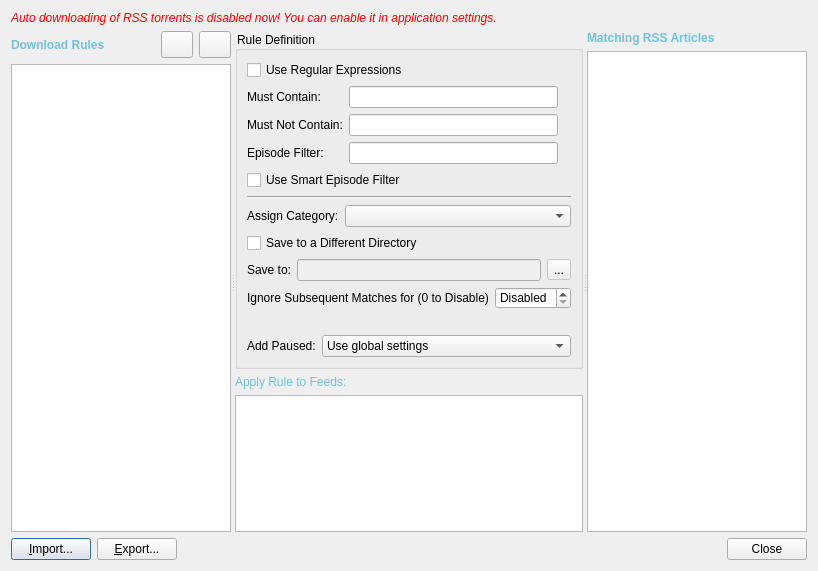
<?xml version="1.0" encoding="UTF-8"?>
<ui version="4.0">
 <class>AutomatedRssDownloader</class>
 <widget class="QDialog" name="AutomatedRssDownloader">
  <property name="geometry">
   <rect>
    <x>0</x>
    <y>0</y>
    <width>818</width>
    <height>571</height>
   </rect>
  </property>
  <property name="windowTitle">
   <string>RSS Downloader</string>
  </property>
  <layout class="QVBoxLayout" name="verticalLayout_5">
   <item>
    <widget class="QLabel" name="labelWarn">
     <property name="font">
      <font>
       <italic>true</italic>
      </font>
     </property>
     <property name="styleSheet">
      <string notr="true">color: red;</string>
     </property>
     <property name="text">
      <string>Auto downloading of RSS torrents is disabled now! You can enable it in application settings.</string>
     </property>
     <property name="wordWrap">
      <bool>true</bool>
     </property>
    </widget>
   </item>
   <item>
    <widget class="QSplitter" name="hsplitter">
     <property name="sizePolicy">
      <sizepolicy hsizetype="Expanding" vsizetype="Expanding">
       <horstretch>0</horstretch>
       <verstretch>0</verstretch>
      </sizepolicy>
     </property>
     <property name="orientation">
      <enum>Qt::Horizontal</enum>
     </property>
     <widget class="QWidget" name="layoutWidget">
      <layout class="QVBoxLayout" name="verticalLayout_3">
       <item>
        <layout class="QHBoxLayout" name="horizontalLayout_2">
         <item>
          <widget class="QLabel" name="label">
           <property name="font">
            <font>
             <weight>75</weight>
             <bold>true</bold>
            </font>
           </property>
           <property name="styleSheet">
            <string notr="true">color: rgb(111, 195, 223);</string>
           </property>
           <property name="text">
            <string>Download Rules</string>
           </property>
          </widget>
         </item>
         <item>
          <widget class="QToolButton" name="removeRuleBtn">
           <property name="iconSize">
            <size>
             <width>24</width>
             <height>20</height>
            </size>
           </property>
          </widget>
         </item>
         <item>
          <widget class="QToolButton" name="addRuleBtn">
           <property name="iconSize">
            <size>
             <width>24</width>
             <height>20</height>
            </size>
           </property>
          </widget>
         </item>
        </layout>
       </item>
       <item>
        <widget class="QListWidget" name="listRules">
         <property name="contextMenuPolicy">
          <enum>Qt::CustomContextMenu</enum>
         </property>
        </widget>
       </item>
      </layout>
     </widget>
     <widget class="QWidget" name="layoutWidget1">
      <layout class="QVBoxLayout" name="verticalLayout_4">
       <item>
        <widget class="QGroupBox" name="ruleDefBox">
         <property name="styleSheet">
          <string notr="true">background-image: url(:/icons/frame_bg.png);
color: rgb(0, 0, 0);</string>
         </property>
         <property name="title">
          <string>Rule Definition</string>
         </property>
         <layout class="QVBoxLayout" name="verticalLayout_6">
          <item>
           <widget class="QCheckBox" name="checkRegex">
            <property name="text">
             <string>Use Regular Expressions</string>
            </property>
           </widget>
          </item>
          <item>
           <layout class="QGridLayout" name="gridLayout">
            <item row="0" column="0">
             <widget class="QLabel" name="label_4">
              <property name="text">
               <string>Must Contain:</string>
              </property>
             </widget>
            </item>
            <item row="1" column="0">
             <widget class="QLabel" name="label_5">
              <property name="text">
               <string>Must Not Contain:</string>
              </property>
             </widget>
            </item>
            <item row="2" column="0">
             <widget class="QLabel" name="lblEFilter">
              <property name="text">
               <string>Episode Filter:</string>
              </property>
             </widget>
            </item>
            <item row="2" column="2">
             <widget class="QLabel" name="lblEFilterStat">
              <property name="maximumSize">
               <size>
                <width>18</width>
                <height>18</height>
               </size>
              </property>
             </widget>
            </item>
            <item row="1" column="2">
             <widget class="QLabel" name="labelMustNotStat">
              <property name="maximumSize">
               <size>
                <width>18</width>
                <height>18</height>
               </size>
              </property>
             </widget>
            </item>
            <item row="0" column="1">
             <widget class="QLineEdit" name="lineContains"/>
            </item>
            <item row="0" column="2">
             <widget class="QLabel" name="labelMustStat">
              <property name="maximumSize">
               <size>
                <width>18</width>
                <height>18</height>
               </size>
              </property>
             </widget>
            </item>
            <item row="2" column="2">
             <widget class="QLabel" name="labelEpFilterStat">
              <property name="maximumSize">
               <size>
                <width>18</width>
                <height>18</height>
               </size>
              </property>
             </widget>
            </item>
            <item row="1" column="1">
             <widget class="QLineEdit" name="lineNotContains"/>
            </item>
            <item row="2" column="1">
             <widget class="QLineEdit" name="lineEFilter"/>
            </item>
           </layout>
          </item>
          <item>
           <widget class="QCheckBox" name="checkSmart">
            <property name="toolTip">
             <string>Smart Episode Filter will check the episode number to prevent downloading of duplicates.
Supports the formats: S01E01, 1x1, 2017.01.01 and 01.01.2017 (Date formats also support - as a separator)</string>
            </property>
            <property name="text">
             <string>Use Smart Episode Filter</string>
            </property>
           </widget>
          </item>
          <item>
           <widget class="Line" name="line">
            <property name="orientation">
             <enum>Qt::Horizontal</enum>
            </property>
           </widget>
          </item>
          <item>
           <layout class="QHBoxLayout" name="horizontalLayout_3">
            <item>
             <widget class="QLabel" name="label_7">
              <property name="sizePolicy">
               <sizepolicy hsizetype="Fixed" vsizetype="Preferred">
                <horstretch>0</horstretch>
                <verstretch>0</verstretch>
               </sizepolicy>
              </property>
              <property name="text">
               <string>Assign Category:</string>
              </property>
             </widget>
            </item>
            <item>
             <widget class="QComboBox" name="comboCategory">
              <property name="editable">
               <bool>false</bool>
              </property>
             </widget>
            </item>
           </layout>
          </item>
          <item>
           <widget class="QCheckBox" name="checkBoxSaveDiffDir">
            <property name="text">
             <string>Save to a Different Directory</string>
            </property>
           </widget>
          </item>
          <item>
           <layout class="QHBoxLayout" name="horizontalLayout_5">
            <item>
             <widget class="QLabel" name="label_6">
              <property name="enabled">
               <bool>false</bool>
              </property>
              <property name="text">
               <string>Save to:</string>
              </property>
             </widget>
            </item>
            <item>
             <widget class="QLineEdit" name="lineSavePath">
              <property name="enabled">
               <bool>false</bool>
              </property>
             </widget>
            </item>
            <item>
             <widget class="QToolButton" name="browseSP">
              <property name="enabled">
               <bool>false</bool>
              </property>
              <property name="text">
               <string notr="true">...</string>
              </property>
             </widget>
            </item>
           </layout>
          </item>
          <item>
           <layout class="QHBoxLayout" name="horizontalLayout_8">
            <item>
             <widget class="QLabel" name="lblIgnoreDays">
              <property name="text">
               <string comment="... X days">Ignore Subsequent Matches for (0 to Disable)</string>
              </property>
             </widget>
            </item>
            <item>
             <widget class="QSpinBox" name="spinIgnorePeriod">
              <property name="enabled">
               <bool>true</bool>
              </property>
              <property name="specialValueText">
               <string>Disabled</string>
              </property>
              <property name="suffix">
               <string> days</string>
              </property>
              <property name="minimum">
               <number>0</number>
              </property>
              <property name="maximum">
               <number>365</number>
              </property>
             </widget>
            </item>
           </layout>
          </item>
          <item>
           <widget class="QLabel" name="lblLastMatch">
            <property name="enabled">
             <bool>true</bool>
            </property>
            <property name="alignment">
             <set>Qt::AlignRight|Qt::AlignTrailing|Qt::AlignVCenter</set>
            </property>
           </widget>
          </item>
          <item>
           <layout class="QHBoxLayout" name="horizontalLayout_9">
            <item>
             <widget class="QLabel" name="lblAddPaused">
              <property name="sizePolicy">
               <sizepolicy hsizetype="Fixed" vsizetype="Preferred">
                <horstretch>0</horstretch>
                <verstretch>0</verstretch>
               </sizepolicy>
              </property>
              <property name="text">
               <string>Add Paused:</string>
              </property>
             </widget>
            </item>
            <item>
             <widget class="QComboBox" name="comboAddPaused">
              <item>
               <property name="text">
                <string>Use global settings</string>
               </property>
              </item>
              <item>
               <property name="text">
                <string>Always</string>
               </property>
              </item>
              <item>
               <property name="text">
                <string>Never</string>
               </property>
              </item>
             </widget>
            </item>
           </layout>
          </item>
         </layout>
        </widget>
       </item>
       <item>
        <layout class="QVBoxLayout" name="verticalLayout">
         <item>
          <widget class="QLabel" name="lblListFeeds">
           <property name="font">
            <font>
             <weight>50</weight>
             <bold>false</bold>
            </font>
           </property>
           <property name="styleSheet">
            <string notr="true">color: rgb(111, 195, 223);</string>
           </property>
           <property name="text">
            <string>Apply Rule to Feeds:</string>
           </property>
          </widget>
         </item>
         <item>
          <widget class="QListWidget" name="listFeeds"/>
         </item>
        </layout>
       </item>
      </layout>
     </widget>
     <widget class="QWidget" name="layoutWidget2">
      <layout class="QVBoxLayout" name="verticalLayout_2">
       <item>
        <widget class="QLabel" name="label_3">
         <property name="font">
          <font>
           <weight>75</weight>
           <bold>true</bold>
          </font>
         </property>
         <property name="styleSheet">
          <string notr="true">color: rgb(111, 195, 223);</string>
         </property>
         <property name="text">
          <string>Matching RSS Articles</string>
         </property>
        </widget>
       </item>
       <item>
        <widget class="QTreeWidget" name="treeMatchingArticles">
         <attribute name="headerVisible">
          <bool>false</bool>
         </attribute>
         <column>
          <property name="text">
           <string notr="true">1</string>
          </property>
         </column>
        </widget>
       </item>
      </layout>
     </widget>
    </widget>
   </item>
   <item>
    <layout class="QHBoxLayout" name="horizontalLayout_4">
     <item>
      <widget class="QPushButton" name="importBtn">
       <property name="enabled">
        <bool>true</bool>
       </property>
       <property name="text">
        <string>&amp;Import...</string>
       </property>
      </widget>
     </item>
     <item>
      <widget class="QPushButton" name="exportBtn">
       <property name="enabled">
        <bool>true</bool>
       </property>
       <property name="text">
        <string>&amp;Export...</string>
       </property>
      </widget>
     </item>
     <item>
      <widget class="QDialogButtonBox" name="buttonBox">
       <property name="focusPolicy">
        <enum>Qt::StrongFocus</enum>
       </property>
       <property name="standardButtons">
        <set>QDialogButtonBox::Close</set>
       </property>
      </widget>
     </item>
    </layout>
   </item>
  </layout>
 </widget>
 <tabstops>
  <tabstop>removeRuleBtn</tabstop>
  <tabstop>addRuleBtn</tabstop>
  <tabstop>listRules</tabstop>
  <tabstop>checkRegex</tabstop>
  <tabstop>checkSmart</tabstop>
  <tabstop>lineContains</tabstop>
  <tabstop>lineNotContains</tabstop>
  <tabstop>lineEFilter</tabstop>
  <tabstop>comboCategory</tabstop>
  <tabstop>checkBoxSaveDiffDir</tabstop>
  <tabstop>lineSavePath</tabstop>
  <tabstop>browseSP</tabstop>
  <tabstop>spinIgnorePeriod</tabstop>
  <tabstop>comboAddPaused</tabstop>
  <tabstop>listFeeds</tabstop>
  <tabstop>treeMatchingArticles</tabstop>
  <tabstop>importBtn</tabstop>
  <tabstop>exportBtn</tabstop>
 </tabstops>
 <resources/>
 <connections>
  <connection>
   <sender>buttonBox</sender>
   <signal>accepted()</signal>
   <receiver>AutomatedRssDownloader</receiver>
   <slot>accept()</slot>
   <hints>
    <hint type="sourcelabel">
     <x>750</x>
     <y>483</y>
    </hint>
    <hint type="destinationlabel">
     <x>157</x>
     <y>274</y>
    </hint>
   </hints>
  </connection>
  <connection>
   <sender>buttonBox</sender>
   <signal>rejected()</signal>
   <receiver>AutomatedRssDownloader</receiver>
   <slot>reject()</slot>
   <hints>
    <hint type="sourcelabel">
     <x>805</x>
     <y>483</y>
    </hint>
    <hint type="destinationlabel">
     <x>286</x>
     <y>274</y>
    </hint>
   </hints>
  </connection>
  <connection>
   <sender>checkBoxSaveDiffDir</sender>
   <signal>toggled(bool)</signal>
   <receiver>label_6</receiver>
   <slot>setEnabled(bool)</slot>
   <hints>
    <hint type="sourcelabel">
     <x>304</x>
     <y>171</y>
    </hint>
    <hint type="destinationlabel">
     <x>377</x>
     <y>205</y>
    </hint>
   </hints>
  </connection>
  <connection>
   <sender>checkBoxSaveDiffDir</sender>
   <signal>toggled(bool)</signal>
   <receiver>lineSavePath</receiver>
   <slot>setEnabled(bool)</slot>
   <hints>
    <hint type="sourcelabel">
     <x>474</x>
     <y>174</y>
    </hint>
    <hint type="destinationlabel">
     <x>476</x>
     <y>204</y>
    </hint>
   </hints>
  </connection>
  <connection>
   <sender>checkBoxSaveDiffDir</sender>
   <signal>toggled(bool)</signal>
   <receiver>browseSP</receiver>
   <slot>setEnabled(bool)</slot>
   <hints>
    <hint type="sourcelabel">
     <x>544</x>
     <y>166</y>
    </hint>
    <hint type="destinationlabel">
     <x>549</x>
     <y>209</y>
    </hint>
   </hints>
  </connection>
 </connections>
</ui>
